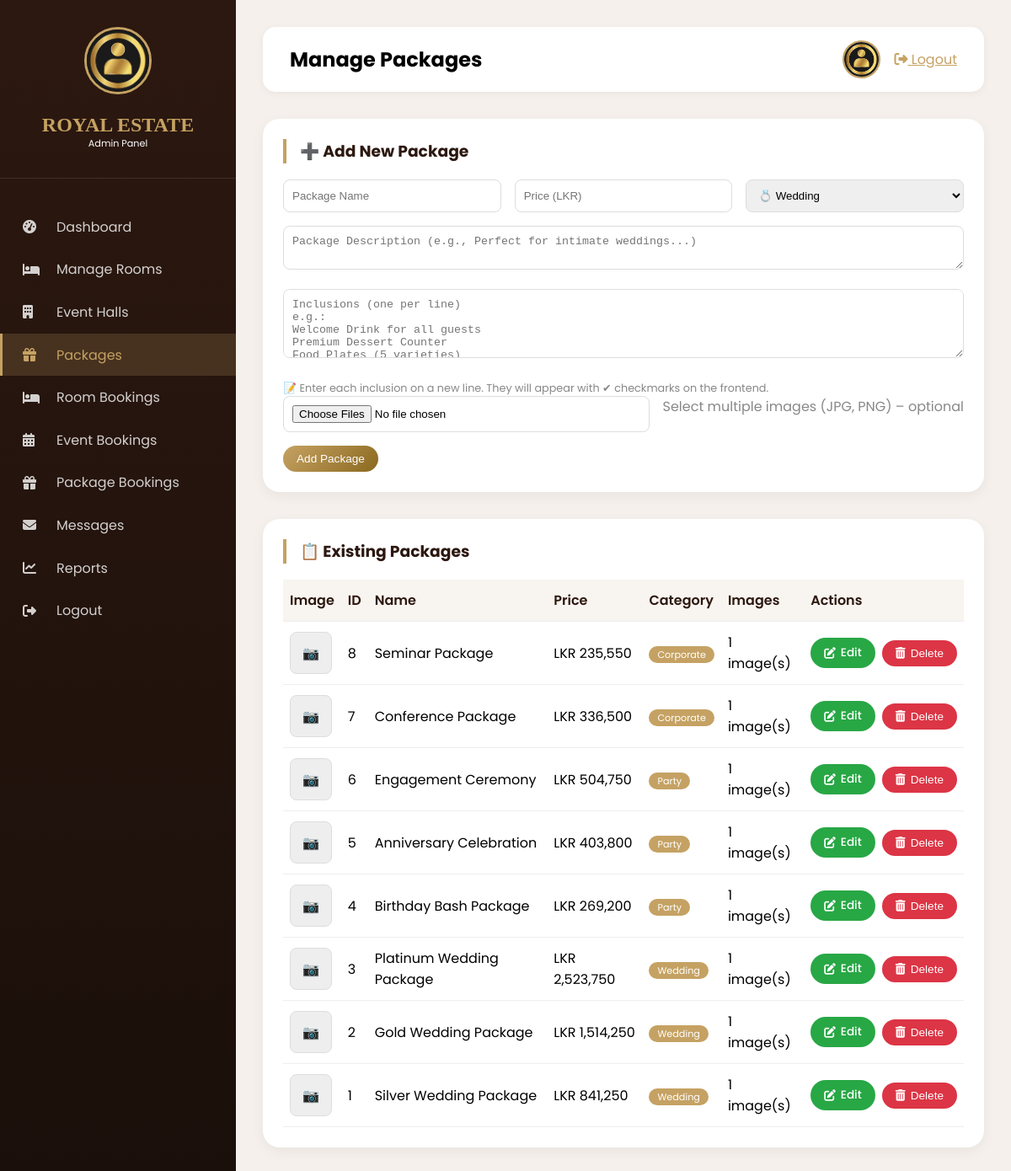
Page /admin/manage-packages.php (signed in) on the committed database.
### tables this page shows
CREATE TABLE `packages` (
  `id` int(11) NOT NULL,
  `name` varchar(100) NOT NULL,
  `price` decimal(10,2) NOT NULL,
  `category` enum('wedding','party','corporate') DEFAULT 'wedding',
  `description` text DEFAULT NULL,
  `inclusions` text DEFAULT NULL,
  `image` varchar(255) DEFAULT NULL,
  `images` text DEFAULT NULL,
  `status` enum('active','inactive') DEFAULT 'active',
  `created_at` timestamp NOT NULL DEFAULT current_timestamp()
);

### admin/manage-packages.php (the view, shortened to what this page needs)
<?php
$admin_avatar = '../assets/images/admin-avatar.jpg';
$default_avatar = 'https://randomuser.me/api/portraits/men/2.jpg';
require_once '../config/db_connection.php';
function createSlug($string) {
    $string = strtolower(trim($string));
    $string = preg_replace('/[^a-z0-9-]/', '-', $string);
    $string = preg_replace('/-+/', '-', $string);
    return trim($string, '-');
}
$packages = [];
$result = $conn->query("SELECT * FROM packages WHERE status = 'active' ORDER BY id DESC");
if ($result) {
    while ($row = $result->fetch_assoc()) {
        $row['images'] = json_decode($row['images'] ?? '[]', true) ?: [];
        $row['slug'] = createSlug($row['name']);
        $packages[] = $row;
    }
}
?>
<!DOCTYPE html>
<html lang="en">
<head>
    <link rel="stylesheet" href="https://cdnjs.cloudflare.com/ajax/libs/font-awesome/6.4.0/css/all.min.css">
</head>
<body>
<div class="admin-container">
    <div class="sidebar">
        <div class="sidebar-header">
            <img src="<?php echo htmlspecialchars($admin_avatar); ?>" alt="Admin Avatar" onerror="this.src='<?php echo $default_avatar; ?>'">
            <h2>ROYAL ESTATE</h2>
            <p style="font-size:0.7rem;">Admin Panel</p>
        </div>
        <div class="sidebar-nav">
            <a href="index.php"><i class="fas fa-tachometer-alt"></i> Dashboard</a>
            <a href="manage-rooms.php"><i class="fas fa-bed"></i> Manage Rooms</a>
            <a href="manage-halls.php"><i class="fas fa-building"></i> Event Halls</a>
            <a href="manage-packages.php" class="active"><i class="fas fa-gift"></i> Packages</a>
            <a href="room-bookings.php"><i class="fas fa-bed"></i> Room Bookings</a>
            <a href="event-bookings.php"><i class="fas fa-calendar-alt"></i> Event Bookings</a>
            <a href="package-bookings.php"><i class="fas fa-gift"></i> Package Bookings</a>
            <a href="manage-messages.php"><i class="fas fa-envelope"></i> Messages</a>
            <a href="reports.php"><i class="fas fa-chart-line"></i> Reports</a>
            <a href="logout.php"><i class="fas fa-sign-out-alt"></i> Logout</a>
        </div>
    </div>
    <div class="main-content">
        <div class="top-bar">
            <h2>Manage Packages</h2>
            <div class="top-bar-right">
                <img src="<?php echo htmlspecialchars($admin_avatar); ?>" alt="Profile" onerror="this.src='<?php echo $default_avatar; ?>'">
                <a href="logout.php" style="color:#c5a263;"><i class="fas fa-sign-out-alt"></i> Logout</a>
            </div>
        </div>
        <div class="card">
            <h3>➕ Add New Package</h3>
            <form method="POST" enctype="multipart/form-data">
                <div class="form-row">
                    <input type="text" name="name" placeholder="Package Name" required>
                    <input type="number" step="0.01" name="price" placeholder="Price (LKR)" required>
                    <select name="category" required>
                        <option value="wedding">💍 Wedding</option>
                    </select>
                </div>
                <textarea name="description" placeholder="Package Description (e.g., Perfect for intimate weddings...)" rows="2"></textarea>
                <textarea name="inclusions" placeholder="Inclusions (one per line)&#10;e.g.:&#10;Welcome Drink for all guests&#10;Premium Dessert Counter&#10;Food Plates (5 varieties)" rows="4"></textarea>
                <p class="help-text">📝 Enter each inclusion on a new line. They will appear with ✔ checkmarks on the frontend.</p>
                <div class="form-row">
                    <input type="file" name="package_images[]" accept="image/*" multiple>
                    <span style="color:#888;">Select multiple images (JPG, PNG) – optional</span>
                </div>
                <button type="submit" name="add">Add Package</button>
            </form>
        </div>
        <div class="card">
            <h3>📋 Existing Packages</h3>
            <div style="overflow-x: auto;">
                <table class="data-table">
                    <thead>
                        <tr>
                            <th>Image</th>
                            <th>ID</th>
                            <th>Name</th>
                            <th>Price</th>
                            <th>Category</th>
                            <th>Images</th>
                            <th>Actions</th>
                        </tr>
                    </thead>
                    <tbody>
                        <?php if (empty($packages)): ?>
                            <tr><td colspan="7" style="text-align:center; padding:20px;">No packages found. Add your first package above!</td></tr>
                        <?php else: ?>
                            <?php foreach($packages as $pkg): ?>
                            <tr>
                                <td data-label="Image">
                                    <?php
                                    $img_path = !empty($pkg['images']) ? $pkg['images'][0] : (!empty($pkg['image']) ? $pkg['image'] : '');
                                    if (!empty($img_path) && file_exists('../' . $img_path)): ?>
                                        <img src="<?php echo $img_path; ?>" class="package-thumb" alt="Package">
                                    <?php else: ?>
                                        <div class="package-thumb" style="background:#eee; display:flex; align-items:center; justify-content:center;">📷</div>
                                    <?php endif; ?>
                                </td>
                                <td data-label="ID"><?php echo $pkg['id']; ?></td>
                                <td data-label="Name"><?php echo htmlspecialchars($pkg['name']); ?></td>
                                <td data-label="Price">LKR <?php echo number_format($pkg['price']); ?></td>
                                <td data-label="Category"><span style="background:#c5a263; color:white; padding:2px 10px; border-radius:12px; font-size:0.7rem;"><?php echo ucfirst($pkg['category']); ?></span></td>
                                <td data-label="Images"><?php echo count($pkg['images']); ?> image(s)</td>
                                <td data-label="Actions">
                                    <div class="action-buttons">
                                        <a href="?edit_id=<?php echo $pkg['id']; ?>" class="btn-edit"><i class="fas fa-edit"></i> Edit</a>
                                        <form method="POST" style="display: inline-block;" onsubmit="return confirm('Delete this package and all images?');">
                                            <button type="submit" name="delete" class="btn-delete"><i class="fas fa-trash-alt"></i> Delete</button>
                                        </form>
                                    </div>
                                </td>
                            </tr>
                            <?php endforeach; ?>
                        <?php endif; ?>
                    </tbody>
                </table>
            </div>
        </div>
    </div>
</div>
</body>
</html>

### admin/manage-packages.php (style rules this page uses)
* { margin: 0; padding: 0; box-sizing: border-box; }
body { font-family: 'Poppins', sans-serif; background: #f5f0eb; }
.admin-container { display: flex; min-height: 100vh; }
.sidebar { width: 280px; background: linear-gradient(180deg, #2c1810 0%, #1a0f0a 100%); color: white; position: fixed; top: 0; left: 0; bottom: 0; overflow-y: auto; z-index: 100; }
.sidebar-header { padding: 2rem 1.5rem; text-align: center; border-bottom: 1px solid rgba(255,255,255,0.1); }
.sidebar-header img { width: 80px; height: 80px; border-radius: 50%; border: 3px solid #c5a263; margin-bottom: 1rem; object-fit: cover; }
.sidebar-header h2 { font-family: 'Playfair Display', serif; color: #c5a263; font-size: 1.5rem; }
.sidebar-nav { margin-top: 2rem; }
.sidebar-nav a { display: flex; align-items: center; gap: 1rem; padding: 0.8rem 1.5rem; color: rgba(255,255,255,0.8); text-decoration: none; transition: 0.3s; border-left: 3px solid transparent; }
.sidebar-nav a i { width: 24px; }
.sidebar-nav a:hover, .sidebar-nav a.active { background: rgba(197,162,99,0.2); color: #c5a263; border-left-color: #c5a263; }
.main-content { flex: 1; margin-left: 280px; padding: 2rem; }
.top-bar { background: white; padding: 1rem 2rem; border-radius: 15px; display: flex; justify-content: space-between; align-items: center; margin-bottom: 2rem; box-shadow: 0 2px 10px rgba(0,0,0,0.05); }
.top-bar-right { display: flex; align-items: center; gap: 1rem; }
.top-bar-right img { width: 45px; height: 45px; border-radius: 50%; object-fit: cover; border: 2px solid #c5a263; }
.card { background: white; border-radius: 20px; padding: 1.5rem; margin-bottom: 2rem; box-shadow: 0 5px 15px rgba(0,0,0,0.05); }
.card h3 { margin-bottom: 1.2rem; color: #2c1810; border-left: 4px solid #c5a263; padding-left: 1rem; }
.form-row { display: flex; gap: 1rem; flex-wrap: wrap; margin-bottom: 1rem; }
.form-row input, .form-row select { flex: 1; padding: 10px; border: 1px solid #ddd; border-radius: 8px; }
textarea { width: 100%; padding: 10px; border: 1px solid #ddd; border-radius: 8px; margin-bottom: 1rem; }
button, .btn-edit, .btn-delete { background: linear-gradient(135deg, #c5a263, #8b691f); color: white; border: none; padding: 8px 16px; border-radius: 30px; cursor: pointer; font-weight: 500; transition: 0.2s; display: inline-flex; align-items: center; gap: 6px; text-decoration: none; font-size: 0.85rem; }
.btn-edit { background: #28a745; }
.btn-delete { background: #dc3545; }
.action-buttons { display: flex; gap: 8px; flex-wrap: nowrap; align-items: center; }
.data-table { width: 100%; border-collapse: collapse; }
.data-table th, .data-table td { padding: 12px 8px; text-align: left; border-bottom: 1px solid #eee; vertical-align: middle; }
.data-table th { background: #f8f4ef; font-weight: 600; color: #2c1810; }
.package-thumb { width: 50px; height: 50px; object-fit: cover; border-radius: 8px; border: 1px solid #ddd; }
.help-text { font-size: 0.8rem; color: #888; margin-top: 4px; }

### rows in the picture
packages: id "8", name "Seminar Package", price "235,550", category "Corporate", count($pkg['images']) "1"
packages: id "7", name "Conference Package", price "336,500", category "Corporate", count($pkg['images']) "1"
packages: id "6", name "Engagement Ceremony", price "504,750", category "Party", count($pkg['images']) "1"
packages: id "5", name "Anniversary Celebration", price "403,800", category "Party", count($pkg['images']) "1"
packages: id "4", name "Birthday Bash Package", price "269,200", category "Party", count($pkg['images']) "1"
packages: id "3", name "Platinum Wedding Package", price "2,523,750", category "Wedding", count($pkg['images']) "1"
packages: id "2", name "Gold Wedding Package", price "1,514,250", category "Wedding", count($pkg['images']) "1"
packages: id "1", name "Silver Wedding Package", price "841,250", category "Wedding", count($pkg['images']) "1"
